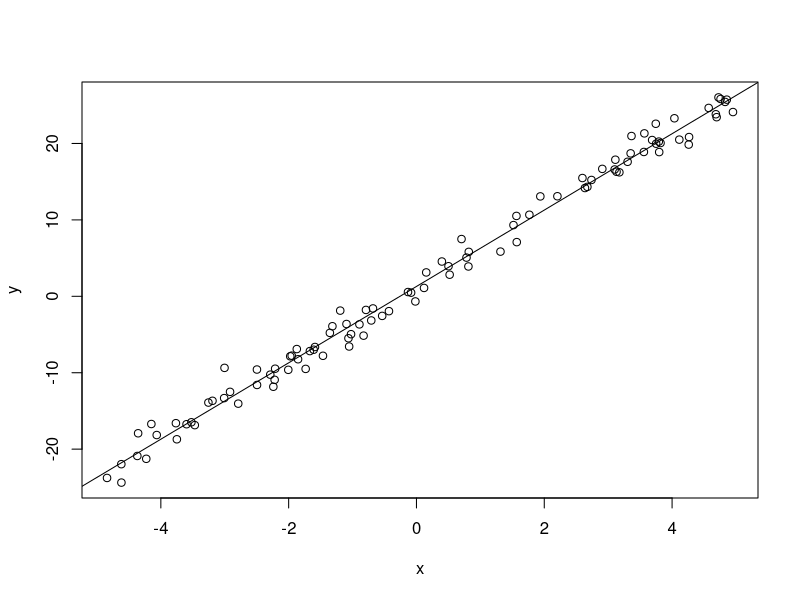
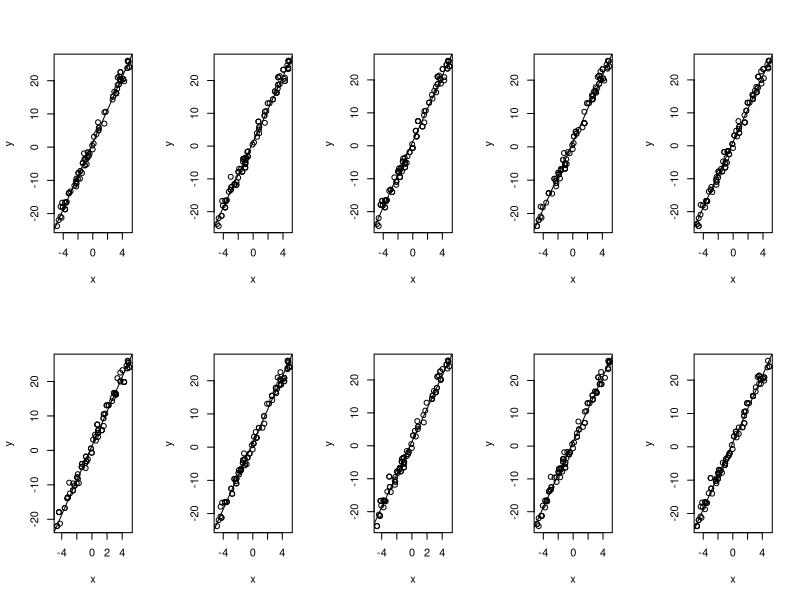
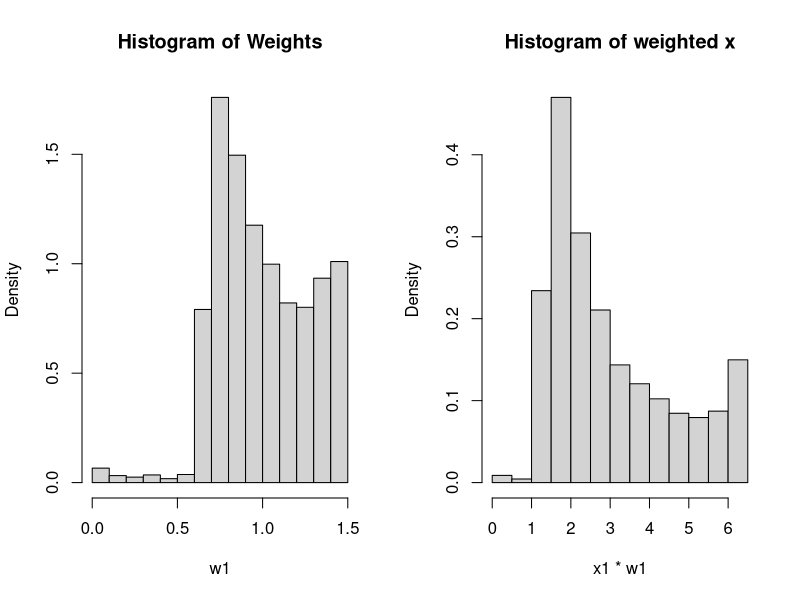

R code for these plots, in order: (Note: this script raises an error after producing the figures.)
#1
sim_data <- function(n, outlier_prop=0.01, a=5, b=1, xrange=c(-5, 5), sigma=2){
  #Construct pair of x,y
  x <- runif(n, xrange[1], xrange[2])
  y <- seq_along(x)
  
  #Number of outlier
  nout <- n*outlier_prop
  
  idx <- sample(n, n - nout)
  y[idx] <- a*x[idx] + b + rnorm(n - nout, 0, sqrt(sigma))
  
  #Outlier
  y[-idx] <- a*x[-idx] + b + rt(nout, 1)
  
  data <- cbind(x, y)
  as.data.frame(data)
}

data <- sim_data(100, outlier_prop=0.05)
with(data, plot(x, y))
fit <- lm(y ~ x, data)
abline(fit)

#bootstrap
par(mfrow=c(2, 5))
m <- 10
for(i in 1:m){
  n <- nrow(data)
  boot_index <- sample(n, replace=TRUE)
  
  bootsample <- data[boot_index, ]
  
  with(bootsample, plot(x, y))
  fit <- lm(y ~ x, data)
  abline(fit)
}

#3
set.seed(0)

#beta to generate data
beta <- c(1, -20, 3, 0)

#Setup
n <- 100
p <- length(beta) - 1
X <- matrix(rnorm(n*p), ncol=p)
z <- rnorm(n, X*beta)
y <- (z > 1)*1

#Use glm to fit probit model
fit <- glm(y ~ X, family=binomial(link="probit"))
beta_1_hat <- summary(fit)$coefficients[2, 1]
se_1_hat <- summary(fit)$coefficients[2, 2]

#Should be close to 2
beta_1_hat/se_1_hat

#Expectation of zi when yi equal to 1 and 0
fun <- function(X, y, beta){
  mu <- cbind(1, X) %*% beta
  ifelse(y == 1, 
         mu + dnorm(-mu)/(1 - pnorm(-mu)),
         mu - dnorm(-mu)/pnorm(-mu))
}

#EM
my_em <- function(X, y, beta, tol=1e-8){
  #Initial setup
  beta_old <- beta
  expect_z <- fun(X, y, beta_old)
  fit <- lm(expect_z ~ X)
  beta_new <- coef(fit)
  iter <- 1
  
  #Update step
  while(sqrt(sum((beta_old - beta_new)^2)) > tol){
    beta_old <- beta_new
    expect_z <- fun(X, y, beta_old)
    fit <- lm(expect_z ~ X)
    beta_new <- coef(fit)
    iter <- iter + 1
  }
  list(beta_new, iter)
}
beta_init <- c(0, 0, 0, 0)
out <- my_em(X, y, beta_init)
out

#Log-likelihood
loglike <- function(beta){
  sum((fun(X, y, beta) - cbind(1, X) %*% beta)^2)
  
}
optim(beta_init, loglike, method="BFGS")


dpareto <- function(x, alpha, beta){
  (beta*alpha^beta)/(x^(beta + 1))*(x > 2)
}

rpareto <- function(n, alpha, beta){
  u <- runif(n)
  alpha/((1 - u)^(1/beta))
}


#Setting
alpha <- 2; beta <- 3; rate <- 1; m <- 10000
#Exponential 
set.seed(0)
#E(X)
x1 <- rpareto(m, alpha, beta)
f1 <- dexp(x1 - 2, rate)
g1 <- dpareto(x1, alpha, beta)
#Weight
w1 <- f1/g1
mu_hat <- mean(x1*w1) 

par(mfrow=c(1, 2))
hist(w1, prob=TRUE, main="Histogram of Weights")
hist(x1*w1, prob=TRUE, main="Histogram of weighted x")

#E(X^2)
x2 <- rpareto(m, alpha, beta)
f2 <- dexp(x2 - 2, rate)
g2 <- dpareto(x2, alpha, beta)
#Weight
w2 <- f2/g2
xsquare_hat <- mean((x2^2)*w2) 

par(mfrow=c(2, 2))
hist


set.seed(0)
#Pareto
#E(X)
x1 <- rexp(m, rate) + 2
f1 <- dpareto(x1, alpha, beta)
g1 <- dexp(x1 - 2, rate)
#Weight
w1 <- f1/g1
mu_hat <- mean(x1*w1) 

#E(X^2)
x2 <- rexp(m, rate) + 2
f2 <- dpareto(x2, alpha, beta)
g2 <- dexp(x2 - 2, rate)
#Weight
w2 <- f2/g2
xsquare_hat <- mean((x2^2)*w2) 

#4
theta <- function(x1, x2){
  atan2(x2, x1)/(2*pi)
}

f <- function(x) {
  f1 <- 10*(x[3] - 10*theta(x[1], x[2]))
  f2 <- 10*(sqrt(x[1]^2 + x[2]^2) - 1)
  f3 <- x[3]
  return(f1^2 + f2^2 + f3^2)
}

#functions that generate data
data_generate <- function(fix_value, fix_position, limit){
  n <- length(limit)^2
  
  #Empty matrix for filling value
  m <- matrix(0, nrow=n, ncol=4)
  colnames(m) <- c("x1", "x2", "x3", "value")
  
  #Fill in the x1, x2, x3
  m[, fix_position] <- rep(fix_value, n)
  m[, -c(fix_position, 4)] <- as.matrix(expand.grid(limit, limit))
  
  #Compute the value
  m[, 4] <- apply(m[, -4], 1, f)
  
  as.data.frame(m)
}

limit <- -10:10
#Constant x1 for 0, 5, -5
dt <- data_generate(0, 1, limit)
dt2 <- data_generate(5, 1, limit)
dt3 <- data_generate(-5, 1, limit)

#Constant x2 for 0, 5, -5
dt4 <- data_generate(0, 2, limit)
dt5 <- data_generate(5, 2, limit)
dt6 <- data_generate(-5, 2, limit)

#Constant x3 for 0, 5, -5
dt7 <- data_generate(0, 3, limit)
dt8 <- data_generate(5, 3, limit)
dt9 <- data_generate(-5, 3, limit)

library(ggplot2)
library(gridExtra)

#Constant x1
g1 <- ggplot(dt, aes(x=x2, y=x3, fill=value)) + 
  geom_tile() + 
  scale_fill_continuous(low="white", high="black", limit=c(0, 30000)) + 
  labs(title="x1 equal to 0") +
  theme(legend.margin=unit(1, "cm"))

g2 <- g1 %+% dt2 + labs(title="x1 equal to 5")
g3 <- g1 %+% dt3 + labs(title="x1 equal to -5")
g4 <- g1 %+% dt4 + aes(x=x1) + labs(title="x2 equal to 0")
g5 <- g1 %+% dt5 + aes(x=x1) + labs(title="x2 equal to 5")
g6 <- g1 %+% dt6 + aes(x=x1) + labs(title="x2 equal to -5")
g7 <- g1 %+% dt7 + aes(x=x1, y=x2) + labs(title="x3 equal to 0")
g8 <- g1 %+% dt8 + aes(x=x1, y=x2) + labs(title="x3 equal to 5")
g9 <- g1 %+% dt9 + aes(x=x1, y=x2) + labs(title="x3 equal to -5")

#Reference: https://github.com/hadley/ggplot2/wiki/Share-a-legend-between-two-ggplot2-graphs
grid_arrange_shared_legend <- function(...) {
  plots <- list(...)
  g <- ggplotGrob(plots[[1]])$grobs
  legend <- g[[which(sapply(g, function(x) x$name) == "guide-box")]]
  lwidth <- sum(legend$widths)
  grid.arrange(
    do.call(arrangeGrob, lapply(plots, function(x)
      x + theme(legend.position="none"))),
    legend,
    ncol = 2,
    widths = unit.c(unit(1, "npc") - lwidth, lwidth))
}

grid_arrange_shared_legend(g1, g2, g3, g4, g5, g6, g7, g8, g9, ncol=3)

library(optimx)
usemethod <- c("Nelder-Mead", "BFGS", "nlm", "nlminb", "L-BFGS-B")
try1 <- optimx(c(0, 0, 0), f, method=usemethod)
try2 <- optimx(c(5, 0, 0), f, method=usemethod)
try3 <- optimx(c(0, 5, 0), f, method=usemethod)
try4 <- optimx(c(0, 0, 5), f, method=usemethod)

all <- unique(rbind(try1[, 1:4], try2[1:4], try3[1:4], try4[1:4]))
all[order(all$value), ]
